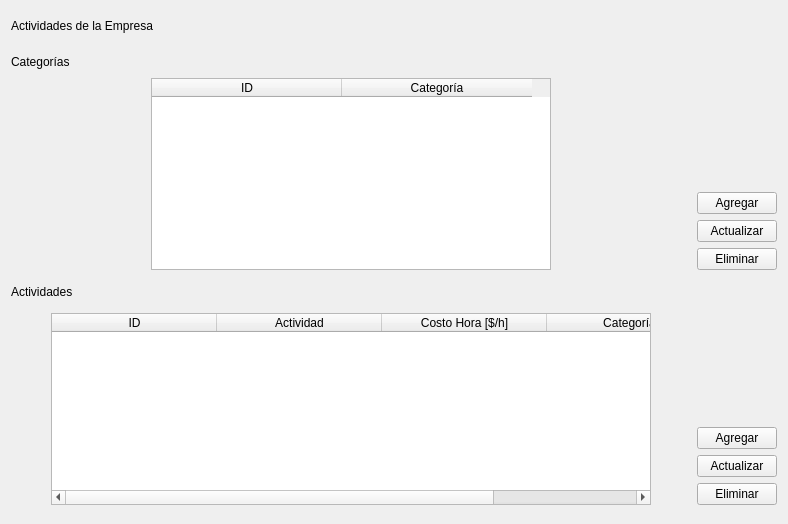
      <widget class="QWidget" name="page_9">
       <layout class="QVBoxLayout" name="verticalLayout_34">
        <item>
         <widget class="QLabel" name="label_10">
          <property name="minimumSize">
           <size>
            <width>0</width>
            <height>30</height>
           </size>
          </property>
          <property name="text">
           <string>Actividades de la Empresa</string>
          </property>
         </widget>
        </item>
        <item>
         <spacer name="verticalSpacer_35">
          <property name="orientation">
           <enum>Qt::Vertical</enum>
          </property>
          <property name="sizeHint" stdset="0">
           <size>
            <width>20</width>
            <height>8</height>
           </size>
          </property>
         </spacer>
        </item>
        <item>
         <widget class="QLabel" name="label_11">
          <property name="text">
           <string>Categorías</string>
          </property>
         </widget>
        </item>
        <item>
         <spacer name="verticalSpacer_36">
          <property name="orientation">
           <enum>Qt::Vertical</enum>
          </property>
          <property name="sizeHint" stdset="0">
           <size>
            <width>20</width>
            <height>3</height>
           </size>
          </property>
         </spacer>
        </item>
        <item>
         <layout class="QHBoxLayout" name="horizontalLayout_12">
          <item>
           <spacer name="horizontalSpacer_78">
            <property name="orientation">
             <enum>Qt::Horizontal</enum>
            </property>
            <property name="sizeHint" stdset="0">
             <size>
              <width>40</width>
              <height>20</height>
             </size>
            </property>
           </spacer>
          </item>
          <item>
           <widget class="QTableWidget" name="tableWidget_9">
            <property name="minimumSize">
             <size>
              <width>400</width>
              <height>150</height>
             </size>
            </property>
            <property name="editTriggers">
             <set>QAbstractItemView::NoEditTriggers</set>
            </property>
            <attribute name="horizontalHeaderDefaultSectionSize">
             <number>190</number>
            </attribute>
            <attribute name="verticalHeaderVisible">
             <bool>false</bool>
            </attribute>
            <column>
             <property name="text">
              <string>ID</string>
             </property>
            </column>
            <column>
             <property name="text">
              <string>Categoría</string>
             </property>
            </column>
           </widget>
          </item>
          <item>
           <spacer name="horizontalSpacer_79">
            <property name="orientation">
             <enum>Qt::Horizontal</enum>
            </property>
            <property name="sizeHint" stdset="0">
             <size>
              <width>40</width>
              <height>20</height>
             </size>
            </property>
           </spacer>
          </item>
          <item>
           <layout class="QVBoxLayout" name="verticalLayout_12">
            <item>
             <spacer name="verticalSpacer_33">
              <property name="orientation">
               <enum>Qt::Vertical</enum>
              </property>
              <property name="sizeHint" stdset="0">
               <size>
                <width>20</width>
                <height>40</height>
               </size>
              </property>
             </spacer>
            </item>
            <item>
             <layout class="QVBoxLayout" name="verticalLayout_11">
              <item>
               <widget class="QPushButton" name="pushButton_16">
                <property name="text">
                 <string>Agregar</string>
                </property>
               </widget>
              </item>
              <item>
               <widget class="QPushButton" name="pushButton_18">
                <property name="text">
                 <string>Actualizar</string>
                </property>
                <property name="checkable">
                 <bool>false</bool>
                </property>
               </widget>
              </item>
              <item>
               <widget class="QPushButton" name="pushButton_17">
                <property name="text">
                 <string>Eliminar</string>
                </property>
               </widget>
              </item>
             </layout>
            </item>
           </layout>
          </item>
         </layout>
        </item>
        <item>
         <spacer name="verticalSpacer_37">
          <property name="orientation">
           <enum>Qt::Vertical</enum>
          </property>
          <property name="sizeHint" stdset="0">
           <size>
            <width>20</width>
            <height>9</height>
           </size>
          </property>
         </spacer>
        </item>
        <item>
         <widget class="QLabel" name="label_16">
          <property name="text">
           <string>Actividades</string>
          </property>
         </widget>
        </item>
        <item>
         <spacer name="verticalSpacer_38">
          <property name="orientation">
           <enum>Qt::Vertical</enum>
          </property>
          <property name="sizeHint" stdset="0">
           <size>
            <width>20</width>
            <height>8</height>
           </size>
          </property>
         </spacer>
        </item>
        <item>
         <layout class="QHBoxLayout" name="horizontalLayout_13">
          <item>
           <spacer name="horizontalSpacer_103">
            <property name="orientation">
             <enum>Qt::Horizontal</enum>
            </property>
            <property name="sizeType">
             <enum>QSizePolicy::Maximum</enum>
            </property>
            <property name="sizeHint" stdset="0">
             <size>
              <width>40</width>
              <height>20</height>
             </size>
            </property>
           </spacer>
          </item>
          <item>
           <widget class="QTableWidget" name="tableWidget_10">
            <property name="minimumSize">
             <size>
              <width>600</width>
              <height>150</height>
             </size>
            </property>
            <property name="editTriggers">
             <set>QAbstractItemView::NoEditTriggers</set>
            </property>
            <attribute name="horizontalHeaderCascadingSectionResizes">
             <bool>true</bool>
            </attribute>
            <attribute name="horizontalHeaderDefaultSectionSize">
             <number>165</number>
            </attribute>
            <attribute name="verticalHeaderVisible">
             <bool>false</bool>
            </attribute>
            <column>
             <property name="text">
              <string>ID</string>
             </property>
            </column>
            <column>
             <property name="text">
              <string>Actividad</string>
             </property>
            </column>
            <column>
             <property name="text">
              <string>Costo Hora [$/h]</string>
             </property>
            </column>
            <column>
             <property name="text">
              <string>Categoría</string>
             </property>
            </column>
           </widget>
          </item>
          <item>
           <spacer name="horizontalSpacer_104">
            <property name="orientation">
             <enum>Qt::Horizontal</enum>
            </property>
            <property name="sizeType">
             <enum>QSizePolicy::Maximum</enum>
            </property>
            <property name="sizeHint" stdset="0">
             <size>
              <width>40</width>
              <height>20</height>
             </size>
            </property>
           </spacer>
          </item>
          <item>
           <layout class="QVBoxLayout" name="verticalLayout_14">
            <item>
             <spacer name="verticalSpacer_34">
              <property name="orientation">
               <enum>Qt::Vertical</enum>
              </property>
              <property name="sizeHint" stdset="0">
               <size>
                <width>20</width>
                <height>40</height>
               </size>
              </property>
             </spacer>
            </item>
            <item>
             <layout class="QVBoxLayout" name="verticalLayout_13">
              <item>
               <widget class="QPushButton" name="pushButton_20">
                <property name="text">
                 <string>Agregar</string>
                </property>
               </widget>
              </item>
              <item>
               <widget class="QPushButton" name="pushButton_19">
                <property name="text">
                 <string>Actualizar</string>
                </property>
                <property name="checkable">
                 <bool>false</bool>
                </property>
               </widget>
              </item>
              <item>
               <widget class="QPushButton" name="pushButton_21">
                <property name="text">
                 <string>Eliminar</string>
                </property>
               </widget>
              </item>
             </layout>
            </item>
           </layout>
          </item>
         </layout>
        </item>
        <item>
         <spacer name="verticalSpacer_39">
          <property name="orientation">
           <enum>Qt::Vertical</enum>
          </property>
          <property name="sizeHint" stdset="0">
           <size>
            <width>20</width>
            <height>8</height>
           </size>
          </property>
         </spacer>
        </item>
       </layout>
      </widget>
